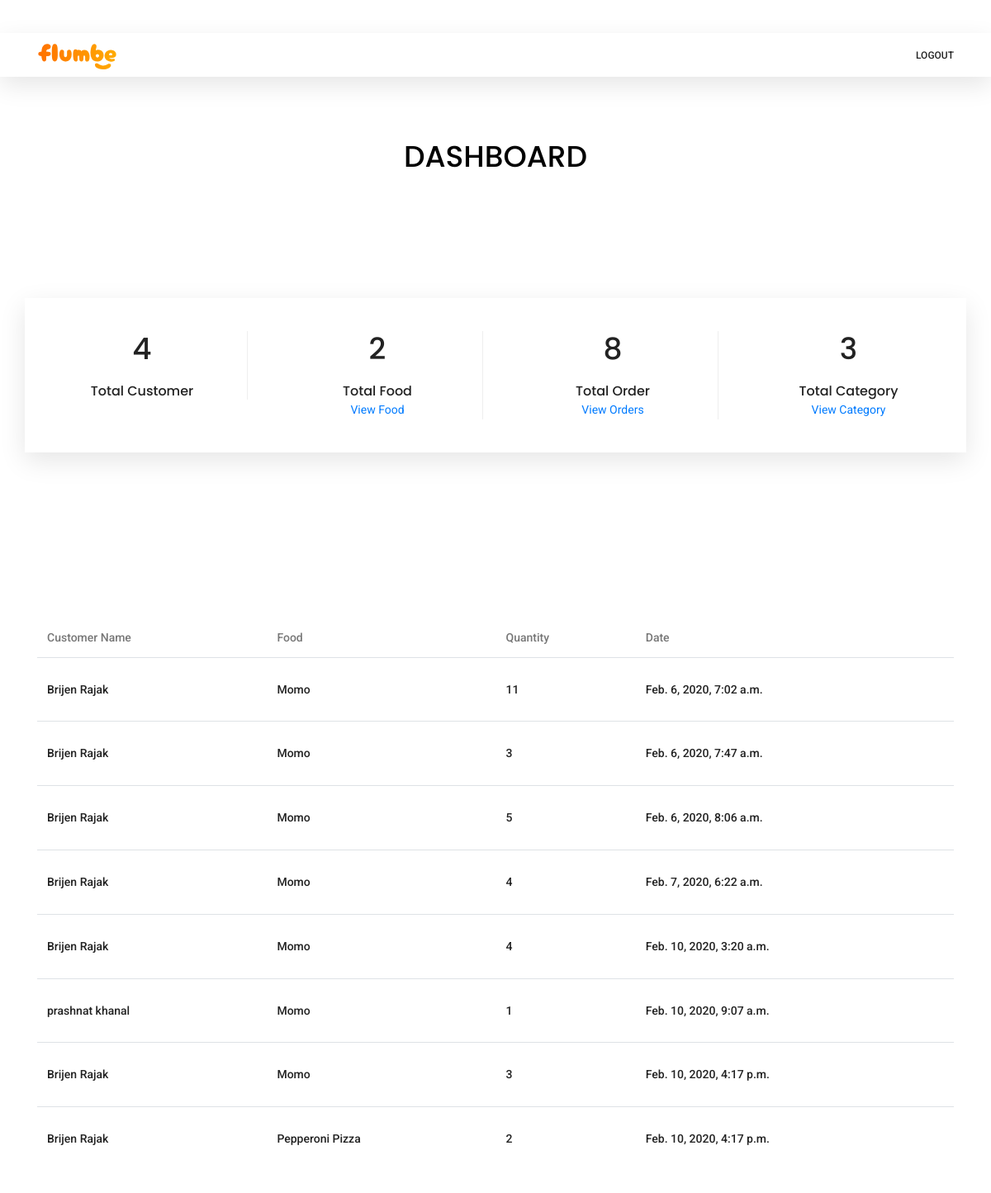
The page /dashboard/all-orders (signed in) on the database its author committed.
### food/models.py (models this page shows, shortened)
class Order(models.Model):
    cus_id = models.ForeignKey(Customer, on_delete=models.CASCADE)
    food_id = models.ForeignKey(Food, on_delete=models.CASCADE)
    quantity = models.IntegerField()
    date_order = models.DateTimeField(auto_now_add=True)

class Customer(models.Model):
    user = models.OneToOneField(User, on_delete=models.CASCADE)
    photo = models.ImageField(upload_to='uploads/', null=True)
    address = models.CharField(max_length=30)
    contact = models.IntegerField(null=True)

class Food(models.Model):
    name = models.CharField(max_length=20)
    price = models.FloatField()
    description = models.TextField()
    photo = models.ImageField(upload_to='uploads/', null=True)
    cat_id = models.ForeignKey(
        Category, on_delete=models.CASCADE, null=True)

### account/decorators.py (the view)
    def wrapper_func(request, *args, **kwargs):
        if request.user.is_superuser:
            return view_func(request, *args, **kwargs)
        else:
            return redirect('food:index')

### account/views.py (called while the page is built)
@login_required(login_url='account:login')
@admin_only
def all_orders(request):   # Admin view order method
    f = Food.objects.all()
    o = Order.objects.all()
    c = Customer.objects.all()
    cat = Category.objects.all()
    total_food = f.count()
    total_order = o.count()
    total_customer = c.count()
    total_category = cat.count()
    return render(request, "account/all-orders.html", {"ord": o, "total_food": total_food, "total_order": total_order, "total_customer": total_customer, "total_category": total_category})

### account/templates/account/all-orders.html
{%extends 'base.html' %} {% load static %} {% block content%}
<br />
<br />
<br />
<br />
<br />
<br />
<br />
<div class="container">
  <div class="row justify-content-center">
    <div class="col-lg-6 text-center">
      <div class="section-title">
        <h1>
          <a href="{%url 'account:home'%}" style="color:black;">DASHBOARD</a>
        </h1>
      </div>
    </div>
  </div>
</div>
<section class="features-area section_gap">
  <div class="container">
    <div class="row features-inner">
      <div class="col-lg-3 col-md-6 col-sm-6">
        <div class="single-features">
          <div class="f-icon">
            <h1>{{total_customer}}</h1>
          </div>
          <h6>Total Customer</h6>
        </div>
      </div>
      <div class="col-lg-3 col-md-6 col-sm-6">
        <div class="single-features">
          <div class="f-icon">
            <h1>{{total_food}}</h1>
          </div>
          <h6>Total Food</h6>
          <p><a href="{%url 'account:food'%}">View Food</a></p>
        </div>
      </div>
      <div class="col-lg-3 col-md-6 col-sm-6">
        <div class="single-features">
          <div class="f-icon">
            <h1>{{total_order}}</h1>
          </div>
          <h6>Total Order</h6>
          <p><a href="{%url 'account:all_orders'%}">View Orders</a></p>
        </div>
      </div>
      <div class="col-lg-3 col-md-6 col-sm-6">
        <div class="single-features">
          <div class="f-icon">
            <h1>{{total_category}}</h1>
          </div>
          <h6>Total Category</h6>
          <p><a href="{%url 'account:category'%}">View Category</a></p>
        </div>
      </div>
    </div>
  </div>
</section>
<section class="cart_area">
  <div class="container">
    <div class="cart_inner">
      <div class="table-responsive">
        <table class="table">
          <thead>
            <tr>
              <th scope="col">Customer Name</th>
              <th scope="col">Food</th>
              <th scope="col">Quantity</th>
              <th scope="col">Date</th>
            </tr>
          </thead>
          {%if ord%}
          <tbody>
            {%for o in ord%}
            <tr>
              <td>
                <h5>
                  {{o.cus_id.user.first_name}} {{o.cus_id.user.last_name}}
                </h5>
              </td>
              <td>
                <h5>{{o.food_id.name}}</h5>
              </td>
              <td>
                <h5>{{o.quantity}}</h5>
              </td>
              <td>
                <h5>{{o.date_order}}</h5>
              </td>
            </tr>
            {%endfor%}
          </tbody>
          {%else%}
          <h1>Nothing in order history.</h1>
          {%endif%}
        </table>
      </div>
    </div>
  </div>
</section>
{%endblock %}

### rows shown on the page
Order: cus_id.user.first_name "Brijen", cus_id.user.last_name "Rajak", food_id.name "Momo", quantity "11", date_order "Feb. 6, 2020, 7:02 a.m."
Order: cus_id.user.first_name "Brijen", cus_id.user.last_name "Rajak", food_id.name "Momo", quantity "3", date_order "Feb. 6, 2020, 7:47 a.m."
Order: cus_id.user.first_name "Brijen", cus_id.user.last_name "Rajak", food_id.name "Momo", quantity "5", date_order "Feb. 6, 2020, 8:06 a.m."
Order: cus_id.user.first_name "Brijen", cus_id.user.last_name "Rajak", food_id.name "Momo", quantity "4", date_order "Feb. 7, 2020, 6:22 a.m."
Order: cus_id.user.first_name "Brijen", cus_id.user.last_name "Rajak", food_id.name "Momo", quantity "4", date_order "Feb. 10, 2020, 3:20 a.m."
Order: cus_id.user.first_name "prashnat", cus_id.user.last_name "khanal", food_id.name "Momo", quantity "1", date_order "Feb. 10, 2020, 9:07 a.m."
Order: cus_id.user.first_name "Brijen", cus_id.user.last_name "Rajak", food_id.name "Momo", quantity "3", date_order "Feb. 10, 2020, 4:17 p.m."
Order: cus_id.user.first_name "Brijen", cus_id.user.last_name "Rajak", food_id.name "Pepperoni Pizza", quantity "2", date_order "Feb. 10, 2020, 4:17 p.m."

### other values the page prints
{{ total_customer }} "4"
{{ total_food }} "2"
{{ total_order }} "8"
{{ total_category }} "3"
